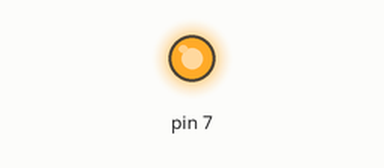
Simulated run of this sketch. Board: Arduino Uno, built with avr-gcc and run on an emulated ATmega328P. On the bench: output pins drawn as LEDs (lit = HIGH).

Above: at 1.0 s.
At 3.0 s:
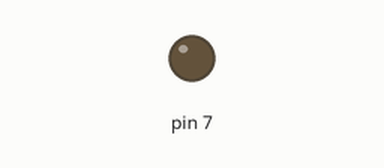
Timing chart, 0 to 5.2 s (numbered marks = the images above):
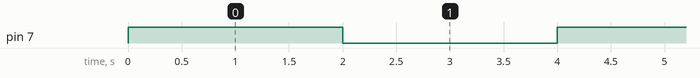

Measured:
- by itself, pin 7: alternates HIGH for 2.0 s and LOW for 2.0 s

The sketch:

LED_Blinking.ino
```cpp
// C++ code
//LED ON-OFF
void setup()
{
 pinMode(7,OUTPUT);
}

void loop()
{
  digitalWrite(7,HIGH);
  delay(2000);
  digitalWrite(7,LOW);
  delay(2000);
}
```
